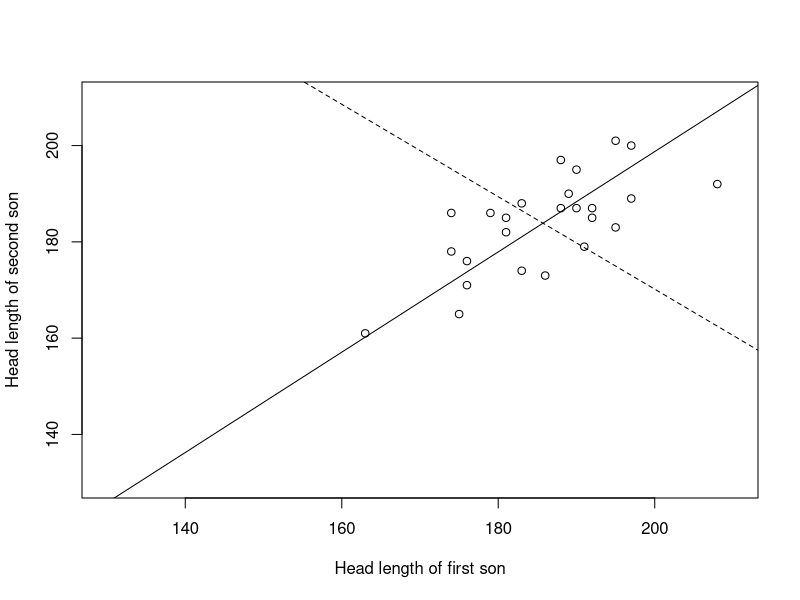
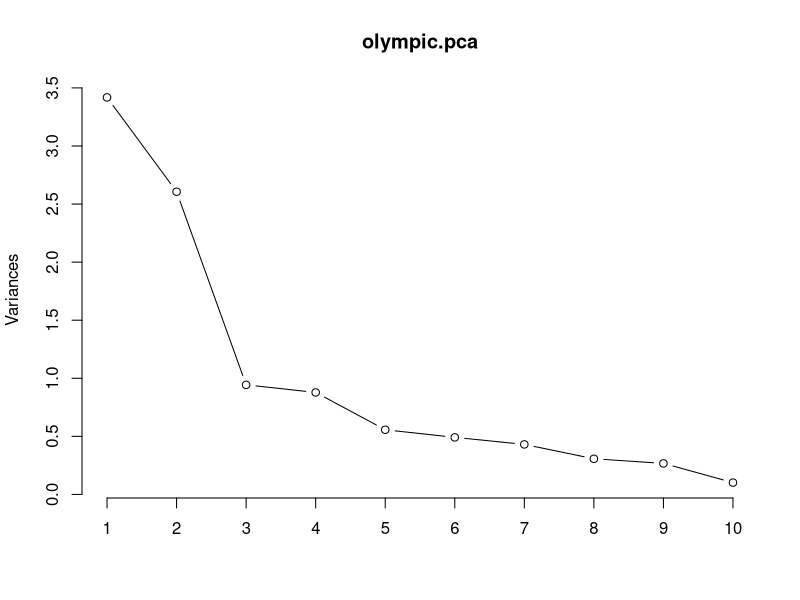
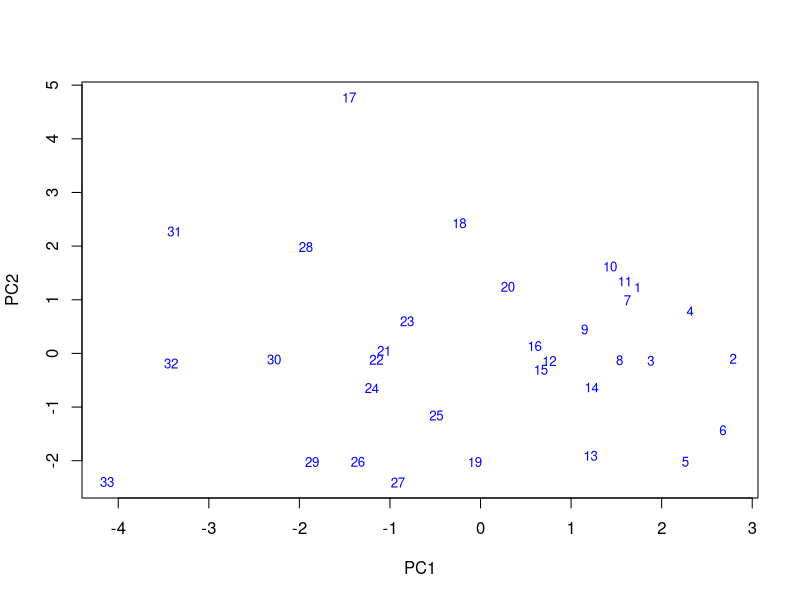
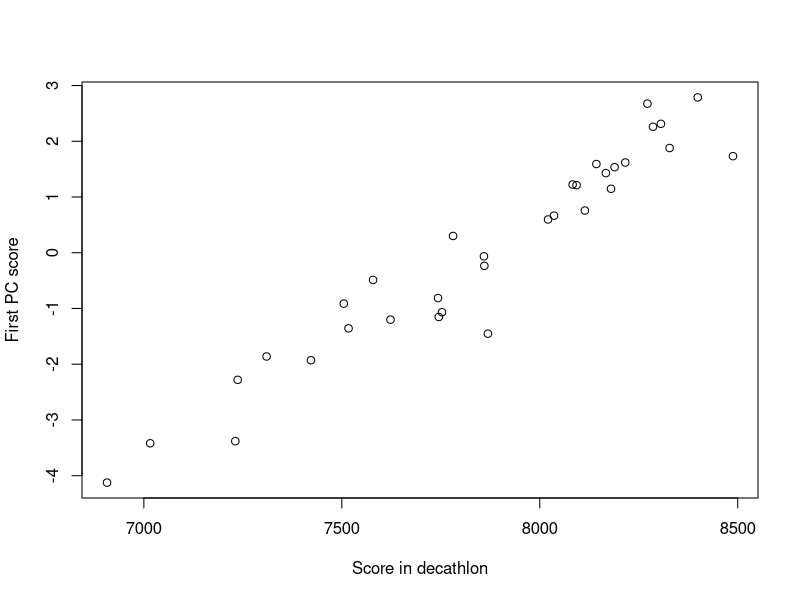
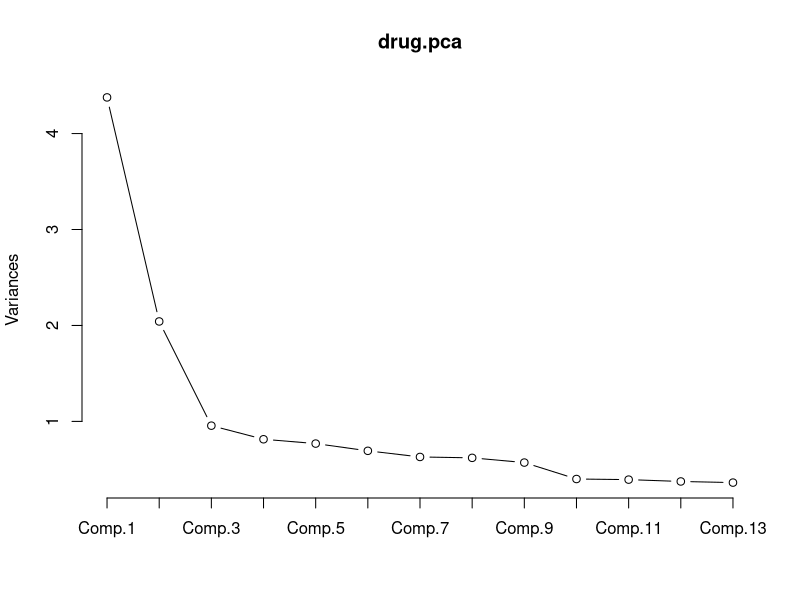

Here is the R script that generated these plots, in order:
# 3.6.2.  Head Length in brothers

# Read data (head.dat) from your directory and attach in R for use.
head = read.table("./mva/head.dat",header=T)
attach(head)

# Conduct principal component analysis.
head.pca = prcomp(head)    
head.pca$rotation
head.pca$sdev^2

# Draw a figure (p. 25 - Ch 3 lecture note).
# Calculate intercepts.
a  = mean(head$Second) - head.pca$rotation[2,1]/head.pca$rotation[1,1]* mean(head$First)
b  = mean(head$Second) - head.pca$rotation[2,2]/head.pca$rotation[1,2]* mean(head$First)

# Draw the scatterplot between first and second;
plot(head$First,head$Second,xlim=c(130,210),ylim=c(130,210), xlab="Head length of first son", ylab="Head length of second son")
#Draw lines with intercepts a and b and slopes PC1 and PC2, respectively;
abline(a,head.pca$rotation[2,1]/head.pca$rotation[1,1])
abline(b,head.pca$rotation[2,2]/head.pca$rotation[1,2],lty=2)  
                                                              


##############################################################################################

#3.7.1. Olympic Decathlon 

# Read data (olympic.dat) from your directory and attach in R for use.
olympic = read.table("./mva/olympic.dat")
# Put the label of each variable.
colnames(olympic) = c("100m","longjump","shotput","highjump","400m","110mhurdles","discus",
                             "polevault","javelin","1500m","TS")

# Exclude an outlier (observation #34)
olympic = olympic[-34,]

# Calculate correlation matrix.
cor(olympic[,1:10])

# Transform four running events by taking negative values.
olympic[,c(1,5,6,10)] = -olympic[,c(1,5,6,10)] 

# Calculate correlation matrix.
cor(olympic[,1:10])

# Conduct principal component analysis.
olympic.pca = prcomp(olympic[,1:10],center=T,scale=T)   
olympic.pca
summary(olympic.pca)
olympic.pca$sdev^2

# Draw a scree plot.
screeplot(olympic.pca, type="l")

# Scatterplot of principal component scores
plot(olympic.pca$x[,1], olympic.pca$x[,2], xlab="PC1",ylab="PC2",type="n",lwd=2)
text(olympic.pca$x[,1], olympic.pca$x[,2],labels=row.names(olympic),col="blue",cex=.8,lwd=2)

# Plot of principal component scores vs. TS 
plot(olympic$TS,olympic.pca$x[,1], xlab="Score in decathlon",ylab="First PC score")

# Calculate the correlation between the first principal component and the total score)
cor(olympic$TS,olympic.pca$x[,1]) 





##############################################################################################

#3.7.2. Drug usage by American college students

drug =
 matrix(c(1.000, 0.447, 0.422, 0.435, 0.114, 0.203, 0.091, 0.082, 0.513, 0.304, 0.245, 0.101, 0.245, 
	 0.447, 1.000, 0.619, 0.604, 0.068, 0.146, 0.103, 0.063, 0.445, 0.318, 0.203, 0.088, 0.199, 
         0.422, 0.619, 1.000, 0.583, 0.053, 0.139, 0.110, 0.066, 0.365, 0.240, 0.183, 0.074, 0.184,
         0.435, 0.604, 0.583, 1.000, 0.115, 0.258, 0.122, 0.097, 0.482, 0.368, 0.255, 0.139, 0.293,               0.114, 0.068, 0.053, 0.115, 1.000, 0.349, 0.209, 0.321, 0.186, 0.303, 0.272, 0.279, 0.278,
         0.203, 0.146, 0.139, 0.258, 0.349, 1.000, 0.221, 0.355, 0.315, 0.377, 0.323, 0.367, 0.545, 
	 0.091, 0.103, 0.110, 0.122, 0.209, 0.221, 1.000, 0.201, 0.150, 0.163, 0.310, 0.232, 0.232, 
         0.082, 0.063, 0.066, 0.097, 0.321, 0.355, 0.201, 1.000, 0.154, 0.219, 0.288, 0.320, 0.314,
	 0.513, 0.445, 0.365, 0.482, 0.186, 0.315, 0.150, 0.154, 1.000, 0.534, 0.301, 0.204, 0.394, 
         0.304, 0.318, 0.240, 0.368, 0.303, 0.377, 0.163, 0.219, 0.534, 1.000, 0.302, 0.368, 0.467,
         0.245, 0.203, 0.183, 0.255, 0.272, 0.323, 0.310, 0.288, 0.301, 0.302, 1.000, 0.304, 0.392, 
         0.101, 0.088, 0.074, 0.139, 0.279, 0.367, 0.232, 0.320, 0.204, 0.368, 0.340, 1.000, 0.511,
         0.245, 0.199, 0.184, 0.293, 0.278, 0.545, 0.232, 0.314, 0.394, 0.467, 0.392, 0.511, 1.000),
       nrow = 13, ncol = 13,
       dimnames = list(c("cigarettes", "beer", "wine", "liquor", "cocaine", "tranquillizers", 
                         "drug store medication", "heroin", "marijuana", "hashish", "inhalants", 
                         "haluucinogenics", "amphetamine"),
                       c("cigarettes", "beer", "wine", "liquor", "cocaine", "tranquillizers",
                         "drug store medication", "heroin", "marijuana", "hashish", "inhalants", 
                         "haluucinogenics", "amphetamine")))

# Conduct principal component analysis.
# To conduct principal component analysis for a covariance (or correlation) matrix, use the princomp function.
drug.pca = princomp(covmat=drug,cor=T)
drug.pca$loadings
drug.pca$sdev^2
drug.pca$sdev^2/13

# Draw a Scree plot.
screeplot(drug.pca, npcs=13,type="l")






